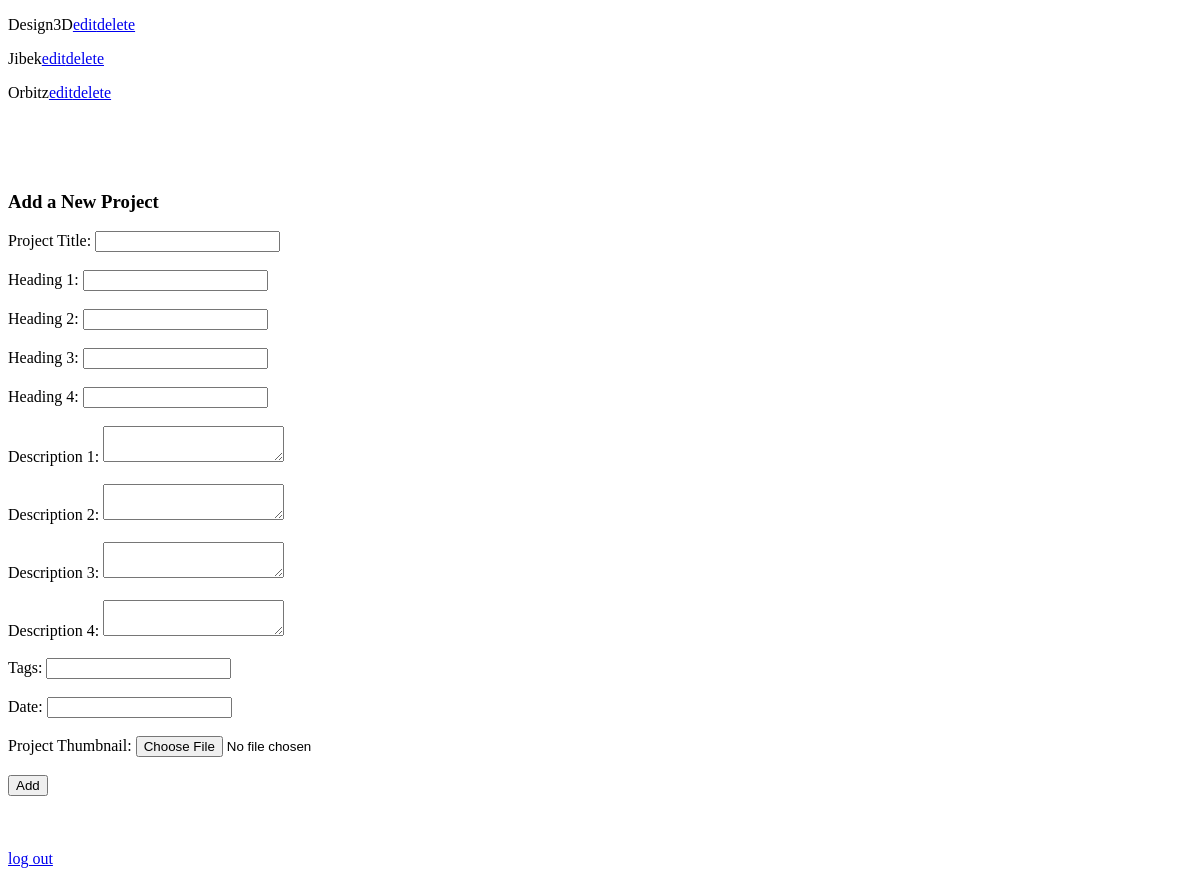
The page /admin/project_list.php on the database as committed earlier.
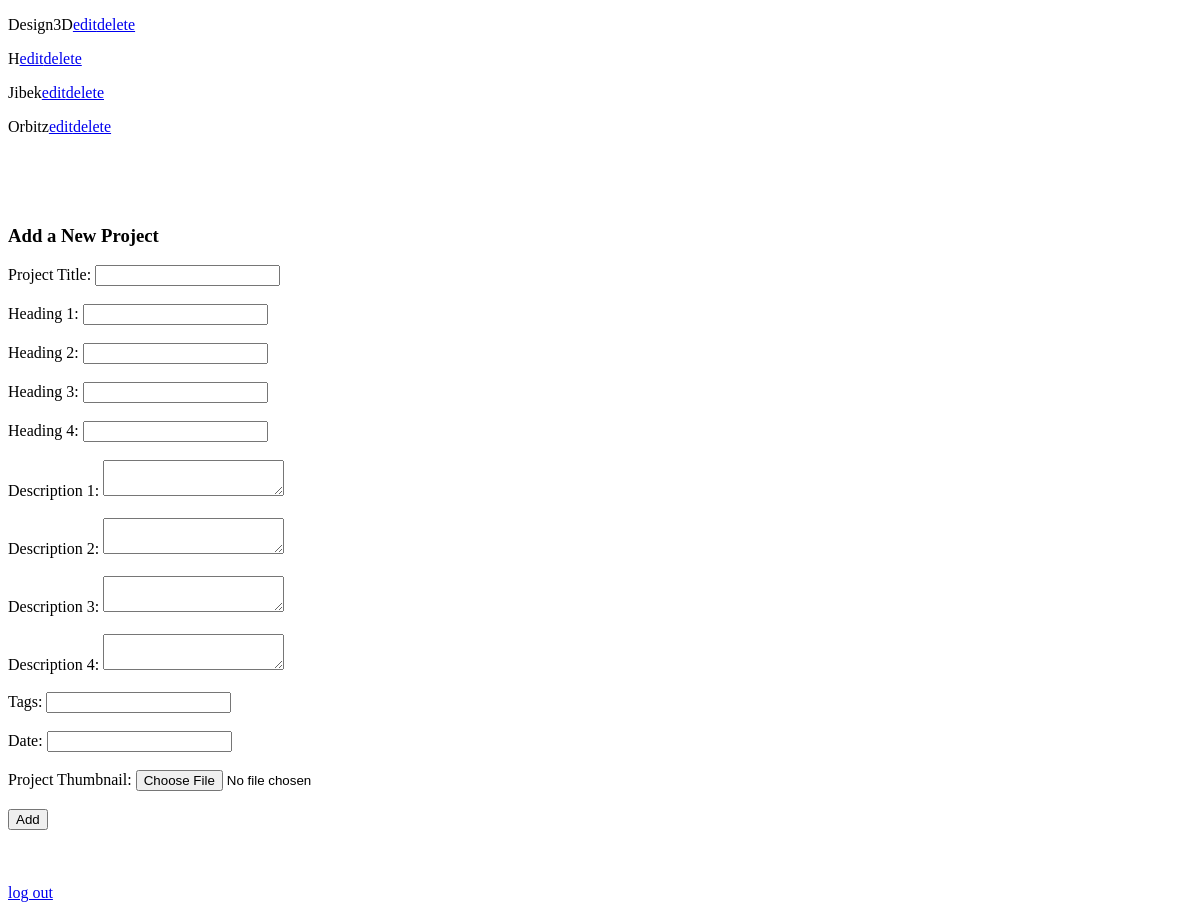
The same page on the database as committed later.
### tables this page shows
CREATE TABLE projects (
  id int NOT NULL,
  title varchar(50) NOT NULL,
  heading_1 varchar(50) NOT NULL,
  heading_2 varchar(50) NOT NULL,
  heading_3 varchar(50) NOT NULL,
  heading_4 varchar(50) NOT NULL,
  description_1 text NOT NULL,
  description_2 text NOT NULL,
  description_3 text NOT NULL,
  description_4 text NOT NULL,
  thumb varchar(255) NOT NULL,
  tags varchar(255) NOT NULL,
  date varchar(50) NOT NULL
);

### admin/project_list.php (the view, shortened to what this page needs)
<!DOCTYPE html>
<html lang="en">
<?php
require_once('../includes/connect.php');
$stmt = $connect->prepare('SELECT id,title FROM projects ORDER BY title ASC');
$stmt->execute();
?>
<head>
</head>
<body>
<?php
while ($row = $stmt->fetch(PDO::FETCH_ASSOC)) {
  echo  '<p class="project-list">'.
  $row['title'].
  '<a href="edit_project_form.php?id='.$row['id'].'">edit</a>'.
  '<a href="delete_project.php?id='.$row['id'].'">delete</a></p>';
}
?>
<br><br><br>
<h3>Add a New Project</h3>
<form action="add_project.php" method="post" enctype="multipart/form-data">
    <label for="title">Project Title: </label>
    <input name="title" type="text" id="title" required><br><br>
    <label for="heading_1">Heading 1: </label>
    <input name="heading_1" type="text" id="heading_1" required><br><br>
    <label for="heading_2">Heading 2: </label>
    <input name="heading_2" type="text" id="heading_2" required><br><br>
    <label for="heading_3">Heading 3: </label>
    <input name="heading_3" type="text" id="heading_3" required><br><br>
    <label for="heading_4">Heading 4: </label>
    <input name="heading_4" type="text" id="heading_4" required><br><br>
    <label for="description_1">Description 1: </label>
    <textarea name="description_1" id="description_1" required></textarea><br><br>
    <label for="description_2">Description 2: </label>
    <textarea name="description_2" id="description_2" required></textarea><br><br>
    <label for="description_3">Description 3: </label>
    <textarea name="description_3" id="description_3" required></textarea><br><br>
    <label for="description_4">Description 4: </label>
    <textarea name="description_4" id="description_4" required></textarea><br><br>
    <label for="tags">Tags: </label>
    <input name="tags" type="text" id="tags" required><br><br>
    <label for="date">Date: </label>
    <input name="date" type="text" id="date" required><br><br>
    <label for="thumb">Project Thumbnail: </label>
    <input name="thumb" type="file" id="thumb" required><br><br>
    <input name="submit" type="submit" value="Add">
</form>
<br><br><br>
<a href="logout.php">log out</a>
</body>
</html>

Rows that differ between the two databases and show on the page:
added projects: title "H"
